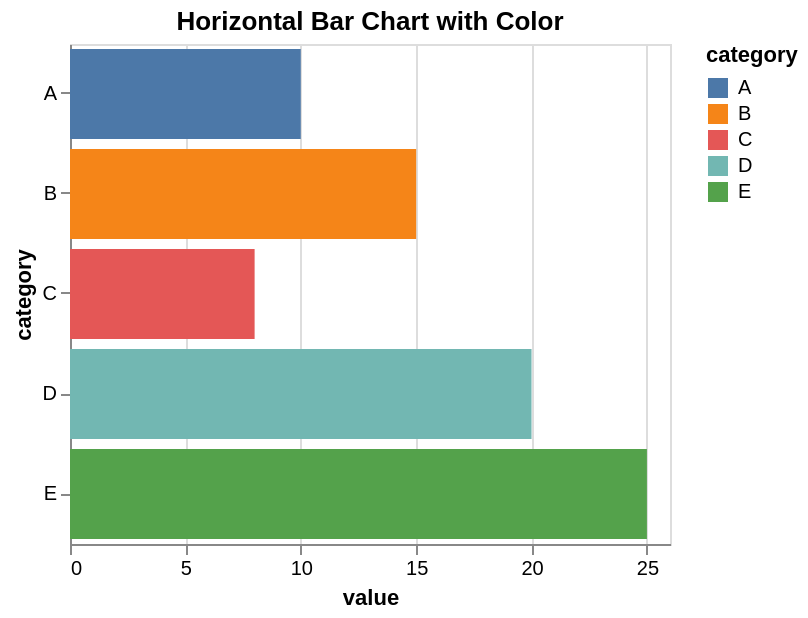

Write the Vega-Lite specification saved for this chart.
### Vega-Lite specification from a JSON file in a GitHub repository (floating-point values rounded to 4 significant figures)
{"$schema": "https://vega.github.io/schema/vega-lite/v5.20.1.json", "config": {"view": {"continuousHeight": 300, "continuousWidth": 300}}, "data": {"name": "data-da9a454df0df8e8c843a0e21b04bad6c"}, "datasets": {"data-da9a454df0df8e8c843a0e21b04bad6c": [{"category": "A", "month": "Jan", "sales": 3, "value": 10}, {"category": "B", "month": "Feb", "sales": 7, "value": 15}, {"category": "C", "month": "Mar", "sales": 5, "value": 8}, {"category": "D", "month": "Apr", "sales": 10, "value": 20}, {"category": "E", "month": "May", "sales": 8, "value": 25}]}, "encoding": {"color": {"field": "category", "type": "nominal"}, "x": {"field": "value", "type": "quantitative"}, "y": {"field": "category", "type": "nominal"}}, "height": 250, "mark": {"type": "bar"}, "title": "Horizontal Bar Chart with Color", "width": "container"}
